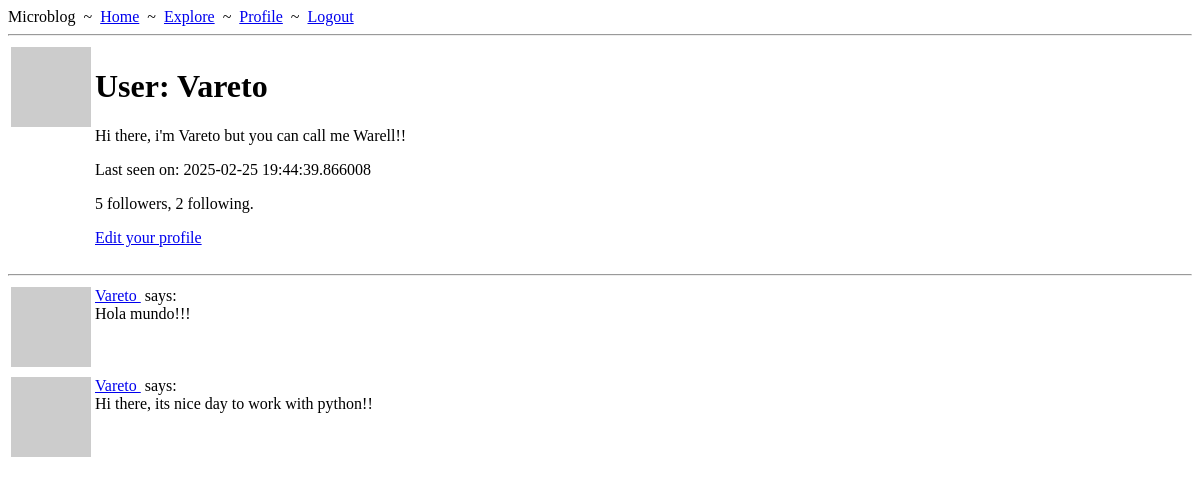
/user/Vareto (signed in), run on an earlier commit of the app's database.
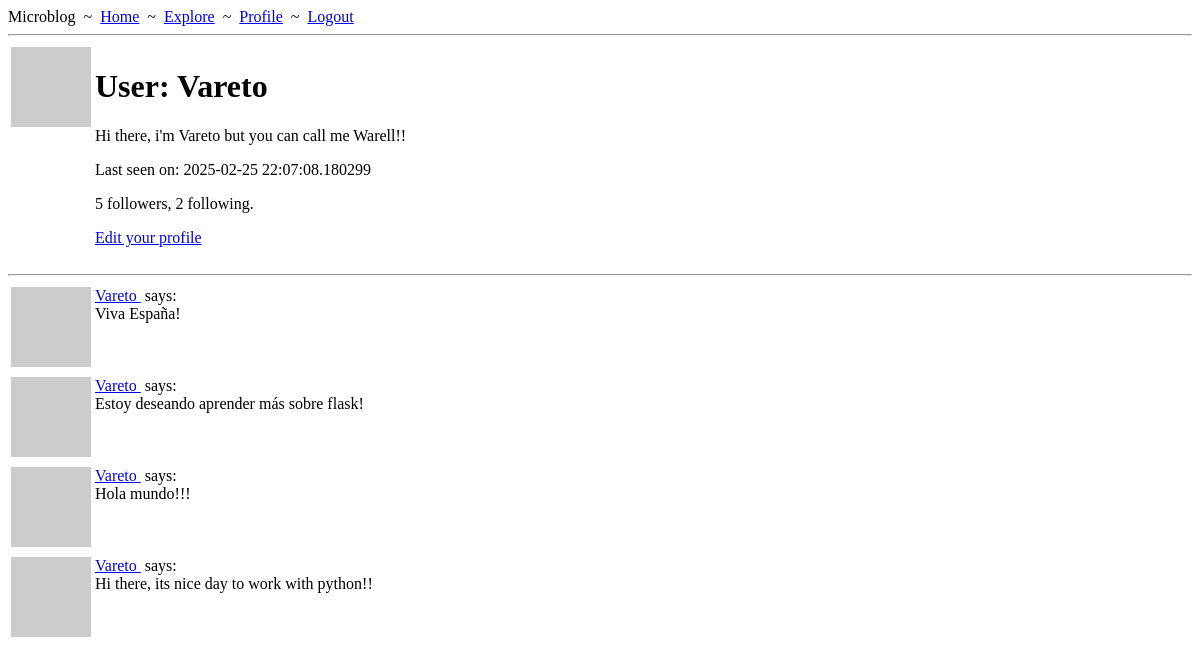
And on a later commit of the database.
### app/models.py (models this page shows, shortened)
class User(UserMixin, db.Model):
    id: so.Mapped[int] = so.mapped_column(primary_key=True)
    username: so.Mapped[str] = so.mapped_column(sa.String(64), index=True,
                                                unique=True)
    email: so.Mapped[str] = so.mapped_column(sa.String(120), index=True,
                                             unique=True)
    password_hash: so.Mapped[Optional[str]] = so.mapped_column(sa.String(256))
    posts: so.WriteOnlyMapped['Post'] = so.relationship(
        back_populates='author'
    )
    following: so.WriteOnlyMapped['User'] = so.relationship(
        secondary=followers,
        primaryjoin=(followers.c.follower_id == id),
        secondaryjoin=(followers.c.followed_id == id),
        back_populates='followers'
    )
    followers: so.WriteOnlyMapped['User'] = so.relationship(
        secondary=followers,
        primaryjoin=(followers.c.followed_id == id),
        secondaryjoin=(followers.c.follower_id == id),
        back_populates='following'
    )
    about_me: so.Mapped[Optional[str]] = so.mapped_column(sa.String(140))
    last_seen: so.Mapped[Optional[datetime]] = so.mapped_column(
        default=lambda: datetime.now(timezone.utc))
    def avatar(self, size):
        digest = md5(self.email.lower().encode('utf-8')).hexdigest()
        return f'https://www.gravatar.com/avatar/{digest}?d=identicon&s={size}'
    def followers_count(self):
        query = self.followers.select()
        query = sa.select(sa.func.count()).select_from(
            query.subquery()
        )
        return db.session.scalar(query)
    def following_count(self):
        query = self.following.select()
        query = sa.select(sa.func.count()).select_from(
            query.subquery()
        )
        return db.session.scalar(query)

class Post(db.Model):
    id: so.Mapped[int] = so.mapped_column(primary_key=True)
    body: so.Mapped[str] = so.mapped_column(sa.String(140))
    timestamp: so.Mapped[datetime] = so.mapped_column(
        index=True, default=lambda: datetime.now(timezone.utc)
    )
    user_id: so.Mapped[int] = so.mapped_column(sa.ForeignKey(User.id),
                                               index=True)
    author: so.Mapped[User] = so.relationship(back_populates='posts')

### app/routes.py (the view)
@app.route('/user/<username>')
@login_required
def user(username):
    user = db.first_or_404(sa.select(User).where(User.username == username))
    page = request.args.get('page', 1, type=int)
    query = user.posts.select().order_by(Post.timestamp.desc())
    posts = db.paginate(query, page=page,
                        per_page=app.config['POSTS_PER_PAGE'],
                        error_out=False)
    next_url = url_for('user', username=username, page=posts.next_num) \
        if posts.has_next else None
    prev_url = url_for('user', username=username, page=posts.prev_num) \
        if posts.has_prev else None
    form = EmptyForm()
    return render_template('user.html', user=user, form=form, posts=posts.items,
                           next_url=next_url, prev_url=prev_url)

### app/models.py (called while the page is built)
@login.user_loader
def load_user(id):
    return db.session.get(User, int(id))

### app/routes.py (called while the page is built)
@app.before_request
def before_request():
    if current_user.is_authenticated:
        current_user.last_seen = datetime.now(timezone.utc)
        db.session.commit()

### app/templates/user.html (shortened to what this page needs)
{% extends "base.html" %}
{% block content %}
    <table>
        <tr valign="top">
            <td><img src="{{ user.avatar(128) }}"></td>
            <td>
                <h1>User: {{ user.username }}</h1>
                {% if user.about_me %}<p>{{ user.about_me }}</p>{% endif %}
                {% if user.last_seen %}<p>Last seen on: {{ user.last_seen }}</p>{% endif %}
                <p>{{ user.followers_count() }} followers, {{ user.following_count() }} following.</p>
                {% if user == current_user %}
                <p><a href="{{ url_for('edit_profile') }}">Edit your profile</a></p>
                {% endif %}
            </td>
        </tr>
    </table>
    <hr>
    {% for post in posts %}
        {% include "_post.html" %}
    {% endfor %}
{% endblock content %}

### app/templates/_post.html
<table>
  <tr valign="top">
    <td><img src="{{ post.author.avatar(36) }}" /></td>
    <td>
      <a href="{{ url_for('user', username=post.author.username) }}">
        {{ post.author.username }}
      </a>
      &nbsp;says:<br />{{ post.body }}
    </td>
  </tr>
</table>

What changed in the data, as far as the page shows it:
changed User "Vareto": last_seen "2025-02-25 19:44:39.866008" → "2025-02-25 22:07:08.180299"
added Post: author.username "Vareto", body "Viva España!"
added Post: author.username "Vareto", body "Estoy deseando aprender más sobre flask!"
